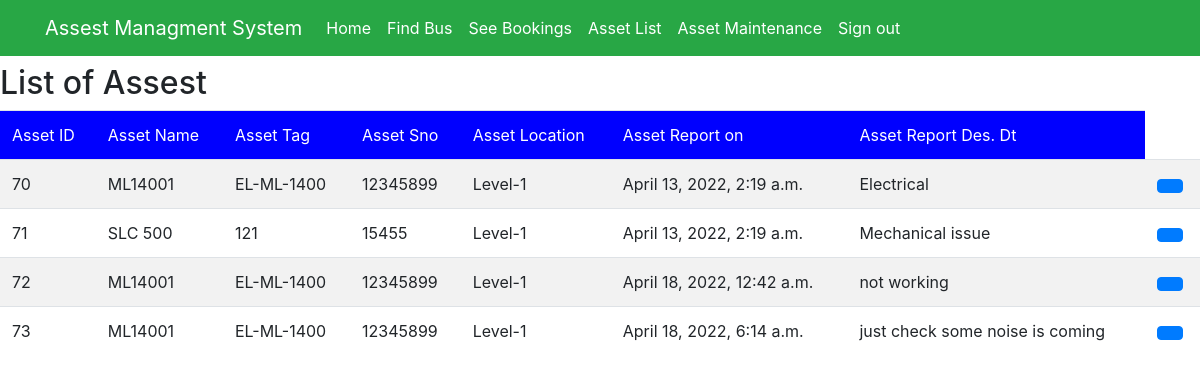
The page /assetmainlist (signed in) on the database its author committed.
### myapp/models.py (models this page shows, shortened)
class AssetMain(models.Model):
    asset_id = models.CharField(max_length=100)
    asset_name = models.CharField(max_length=100)
    asset_tag = models.CharField(max_length=100)
    asset_serial_No = models.CharField(max_length=100)
    asset_loc = models.CharField(max_length=100)
    asset_status = models.CharField(max_length=100,null=True, default=None, blank=True)
    date_main = models.DateTimeField(blank=True, null=True,default=datetime.date.today)
    asset_desc = models.CharField(max_length=100,null=True, default=None, blank=True)
    asset_assign = models.CharField(max_length=100,null=True, default=None, blank=True)
    date_solved = models.DateTimeField(null=True, default=None, blank=True)
    asset_comments = models.CharField(max_length=100,null=True, default=None, blank=True)

### myapp/views.py (the view)
# urls.py: path('assetmainlist', views.assetmainlist, name="assetmainlist"),
def assetmainlist(request,new={}):
    context = {}
    asset = AssetMain.objects.all()
    if asset:
        return render(request, 'myapp/assetmainlist.html', locals())
    else:
        context["error"] = "Sorry no asset record"

### myapp/templates/myapp/assetmainlist.html (shortened to what this page needs)
{% extends 'myapp/base.html' %}
{% block content %}
<h2>List of Assest</h2>
<table class="table table-striped">
    <thead style="background-color: blue;color: white;">
    <td>Asset ID</td>
    <td>Asset Name</td>
    <td>Asset Tag</td>
    <td>Asset Sno</td>
    <td>Asset Location</td>
    <td>Asset Report on</td>
    <td>Asset Report Des. Dt</td>
    </thead>
    {% for row in asset %}
    <tr>
        <td>{{row.id}}</td>
        <td>{{row.asset_name}}</td>
        <td>{{row.asset_tag}}</td>
        <td>{{row.asset_serial_No}}</td>
        <td>{{row.asset_loc}}</td>
        <td>{{row.date_main}}</td>
        <td>{{row.asset_desc}}</td>
        <td><a class="btn btn-primary btn-s" href="{% url 'assetmainupdate' row.id %}" method="post"></a></td>
    </tr>
    {% endfor %}
</table>
{% endblock %}

### rows shown on the page
AssetMain: id "70", asset_name "ML14001", asset_tag "EL-ML-1400", asset_serial_No "12345899", asset_loc "Level-1", date_main "April 13, 2022, 2:19 a.m.", asset_desc "Electrical"
AssetMain: id "71", asset_name "SLC 500", asset_tag "121", asset_serial_No "15455", asset_loc "Level-1", date_main "April 13, 2022, 2:19 a.m.", asset_desc "Mechanical issue"
AssetMain: id "72", asset_name "ML14001", asset_tag "EL-ML-1400", asset_serial_No "12345899", asset_loc "Level-1", date_main "April 18, 2022, 12:42 a.m.", asset_desc "not working"
AssetMain: id "73", asset_name "ML14001", asset_tag "EL-ML-1400", asset_serial_No "12345899", asset_loc "Level-1", date_main "April 18, 2022, 6:14 a.m.", asset_desc "just check some noise is coming"
